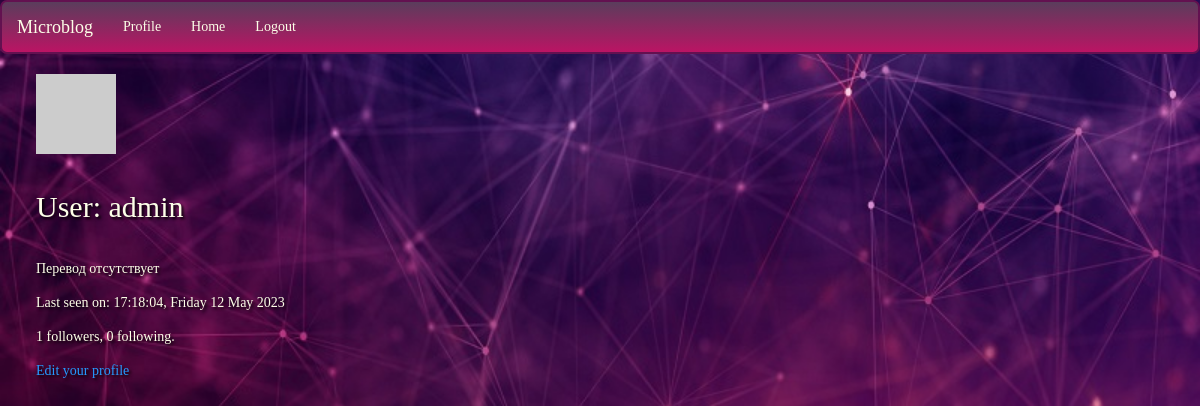
The page /user/admin (signed in) on the database as committed earlier.
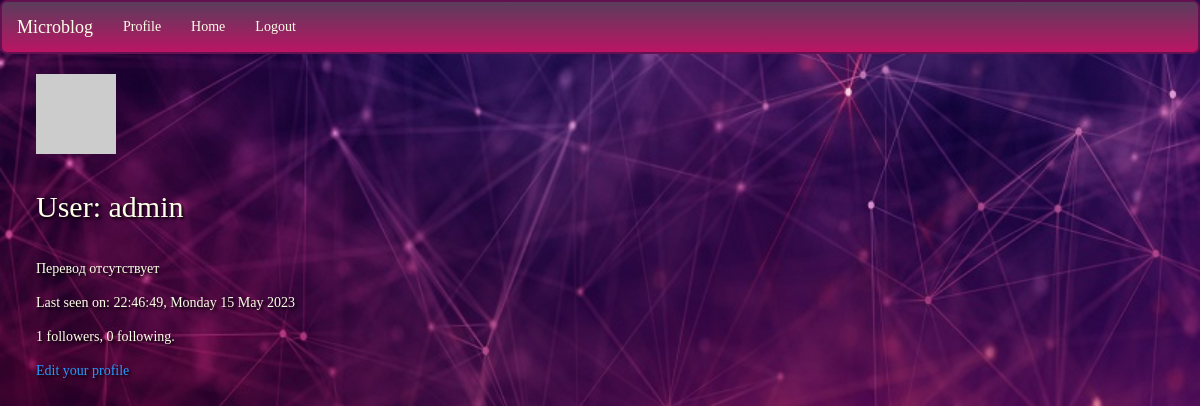
The same page on the database as committed later.
### app/models.py (models this page shows, shortened)
class User(UserMixin, db.Model):
    id = db.Column(db.Integer, primary_key=True)
    username = db.Column(db.String(64), index=True, unique=True)
    email = db.Column(db.String(120), index=True, unique=True)
    password_hash = db.Column(db.String(128))
    posts = db.relationship('Post', backref='author', lazy='dynamic')
    about_me = db.Column(db.String(140))
    last_seen = db.Column(db.DateTime, default=datetime.utcnow)
    followed = db.relationship(
        'User', secondary=followers,
        primaryjoin=(followers.c.follower_id == id),
        secondaryjoin=(followers.c.followed_id == id),
        backref=db.backref('followers', lazy='dynamic'), lazy='dynamic')
    def avatar(self, size):
        digest = md5(self.email.lower().encode('utf-8')).hexdigest()
        return 'https://www.gravatar.com/avatar/{}?d=identicon&s={}'.format(
            digest, size)

### app/routes.py (the view)
@app.route('/user/<username>')
@login_required
def user(username):
    user = User.query.filter_by(username=username).first_or_404()
    form = EmptyForm()
    return render_template('user.html', user=user, form=form)

### app/models.py (called while the page is built)
@login.user_loader
def load_user(id):
    return User.query.get(int(id))

### app/routes.py (called while the page is built)
@app.before_request
def before_request():
    if current_user.is_authenticated:
        current_user.last_seen = datetime.utcnow()
        db.session.commit()

### app/templates/user.html (shortened to what this page needs)
{% extends "base.html" %}
{% block content %}
    <link rel="stylesheet" href="{{ url_for('static', filename= './css/user.css') }}">
            <div id="img"><img src="{{ user.avatar(128) }}"></div>
            <div id="info">
                <h1>User: {{ user.username }}</h1>
                    {% if user.about_me %}<p>{{ user.about_me }}</p>{% endif %}
                    {% if user.last_seen %}
                        <p>Last seen on: {{ moment(user.last_seen).format('H:mm:ss,  dddd D MMMM YYYY') }}</p>
                    {% endif %}
                    <p>{{ user.followers.count() }} followers, {{ user.followed.count() }} following.</p>
                    {% if user == current_user %}
                    <p><a href="{{ url_for('edit_profile') }}">Edit your profile</a></p>
                {% endif %}
            </div>
{% endblock %}

### app/templates/base.html (shortened to what this page needs)
{% extends 'bootstrap/base.html' %}
{% block navbar %}
{% if not current_user.is_anonymous %}
    <nav class="navbar navbar-default">
        <div class="container-fluid">
            <div class="navbar-header">
                <a href="{{ url_for('index') }}" class="navbar-brand">Microblog</a>
            </div>
          <div class="collapse navbar-collapse">
              <ul class="nav navbar-nav">
                      <li> <a href="{{ url_for('user', username=current_user.username) }}" role="button">Profile</a> </li>
                      <li> <a href="{{ url_for('index') }}" role="button">Home</a> </li>
                      <li> <a href="{{ url_for('logout') }}" role="button">Logout</a> </li>
              </ul>
          </div>
        </div>
    </nav>
{% endif %}
{% endblock %}

### app/static/css/user.css (style rules this page uses)
body { display: flex; min-height: 90vh; background: rgb(32,15,33) url("../images/back_ground.jpg") no-repeat center center fixed; -webkit-background-size: cover; -moz-background-size: cover; -o-background-size: cover; background-size: cover; flex-direction: column; font-family: genshin; }
img { margin: 0 0 0 3%; }
h1 { text-align: left; color: #fdffe8; margin: 3%; text-shadow: 2px 2px 3px black; font-size: 30px; }
p { color: #fdffe8; margin: 1em 0 0 3%; text-shadow: 2px 2px 3px black; font-size: 14px; }
a { color: #259aff; }
nav.navbar.navbar-default { font-family: genshin; background: linear-gradient(180deg, rgb(90,61,92), rgb(187, 20, 100)); border: 2px solid #631150; border-radius: 7px; }
.navbar-default .navbar-nav>li>a, .navbar-default .navbar-brand { color: #fdffe8; }

Rows that differ between the two databases and show on the page:
changed User "admin": last_seen "17:18:04, Friday 12 May 2023" → "22:46:49, Monday 15 May 2023"
